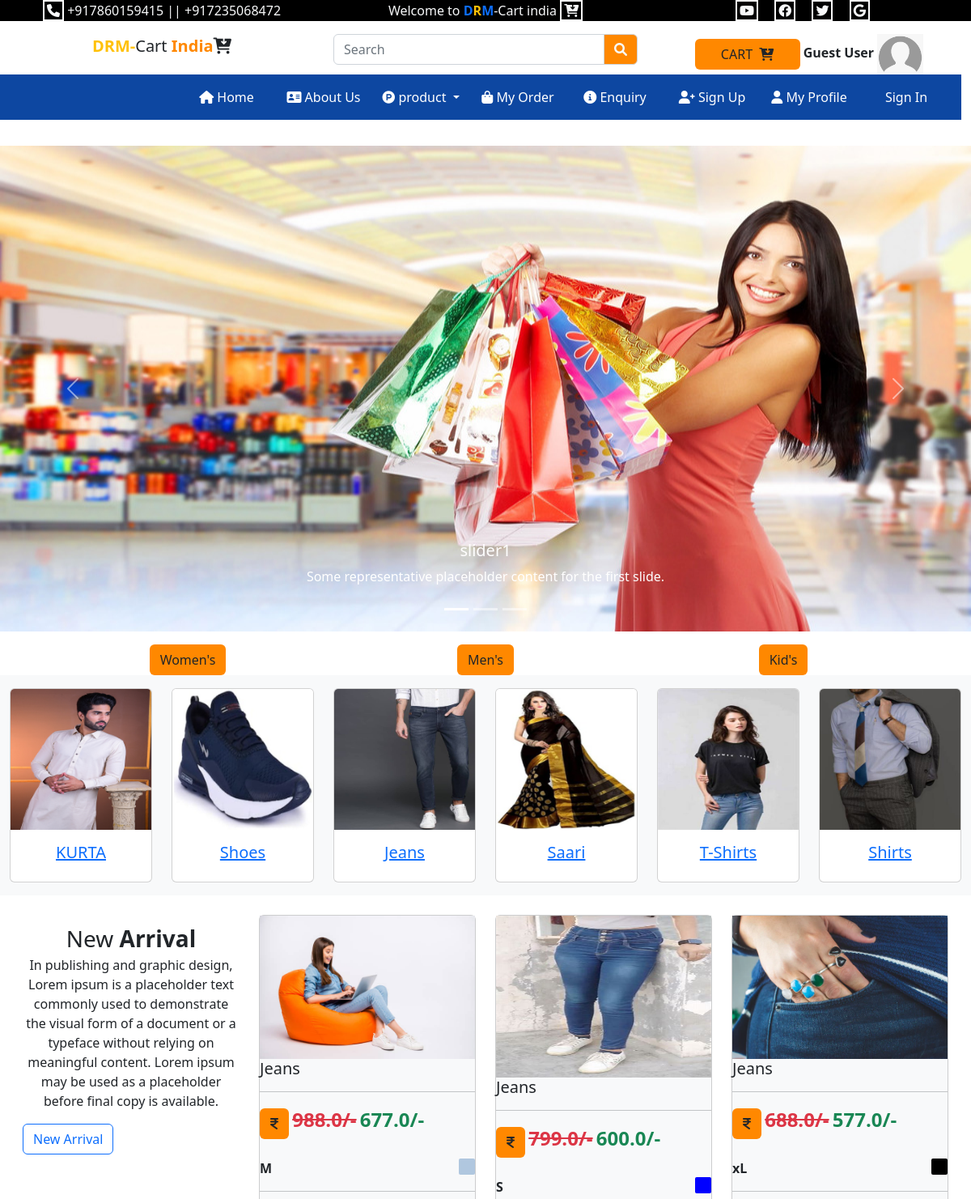
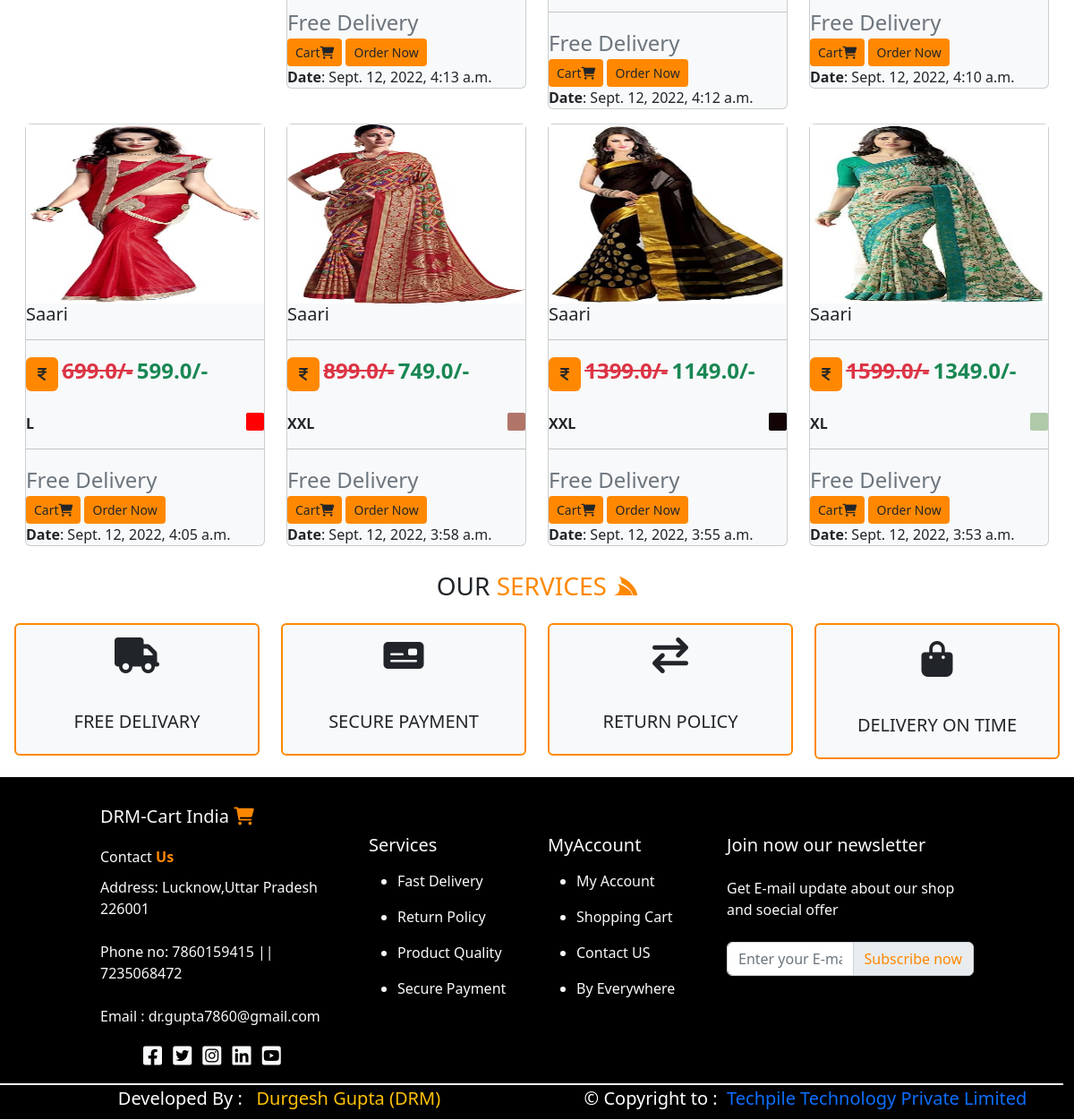
/user/index/, run on the app's committed database (2 pictures, top to bottom).
### user/models.py (models this page shows)
class category(models.Model):
    Name=models.CharField(max_length=20)
    CPic=models.ImageField(upload_to='static/category/',default="")
    def __str__(self):
        return self.Name

class myproduct(models.Model):
    pprice=models.FloatField()
    dprice=models.FloatField()
    psize=models.CharField(max_length=20)
    pcolor=models.CharField(max_length=20)
    pdes=models.TextField()
    pdel=models.CharField(max_length=50)
    ppic=models.ImageField(upload_to='static/product/',default="")
    pdate=models.DateTimeField()
    pcategory=models.ForeignKey(category,on_delete=models.CASCADE,null=True)
    mcategory=models.ForeignKey(maincate,on_delete=models.CASCADE,null=True)

### user/views.py (the view)
# urls.py: path('index/', views.index),
def index(request):
    user=request.session.get('userid')
    ct=""
    if user:
        ct=mcart.objects.all().filter(userid=user).count()
    x=category.objects.all().order_by('-id')[0:6]
    pdata=myproduct.objects.all().order_by('-id')[0:7]
    mdict={"data":x, "prodata":pdata,"cart":ct}
    return render(request, 'user/index.html',context=mdict)

### templates/user/index.html (shortened to what this page needs)
{% extends 'base.html' %}
{%  load static %}
{% block content %}
<div class="row slider ">
    <div class="col-sm-12 px-0">
        <div id="carouselExampleCaptions" class="carousel slide" data-bs-ride="false">
            <div class="carousel-indicators">
                <button type="button" data-bs-target="#carouselExampleCaptions" data-bs-slide-to="0" class="active"
                        aria-current="true" aria-label="Slide 1"></button>
                <button type="button" data-bs-target="#carouselExampleCaptions" data-bs-slide-to="1"
                        aria-label="Slide 2"></button>
                <button type="button" data-bs-target="#carouselExampleCaptions" data-bs-slide-to="2"
                        aria-label="Slide 3"></button>
            </div>
            <div class="carousel-inner">
                <div class="carousel-item active">
                    <img src="{% static 'images/sl3.jpg' %}" class="d-block slider img-fluid w-100" alt="...">
                    <div class="carousel-caption d-none d-md-block">
                        <h5> slider1</h5>
                        <p>Some representative placeholder content for the first slide.</p>
                    </div>
                </div>
            </div>
            <button class="carousel-control-prev" type="button" data-bs-target="#carouselExampleCaptions"
                    data-bs-slide="prev">
                <span class="carousel-control-prev-icon" aria-hidden="true"></span>
            </button>
            <button class="carousel-control-next" type="button" data-bs-target="#carouselExampleCaptions"
                    data-bs-slide="next">
                <span class="carousel-control-next-icon" aria-hidden="true"></span>
            </button>
        </div>
    </div>
</div>
<div class="row categary px-5 pt-3 text-center">
    <div class="col-sm-4 ">
        <a href="/user/womens/" class="btn btn1 text-center bg-wcolor">Women's</a>
    </div>
    <div class="col-sm-4 ">
        <a href="/user/mens/" class="btn btn1 text-center bg-wcolor">Men's</a>
    </div>
    <div class="col-sm-4 ">
        <a href="/user/kids/" class="btn btn1 text-center bg-wcolor">Kid's</a>
    </div>
</div>
<div class="row bg-light py-3">
    {% if data %}
    {% for x in data %}
    <div class="col-sm-2">
        <div class="card w-100">
            <img src="/{{x.CPic}}" class="card-img-top" alt="...">
            <div class="card-body">
                <a href="/user/cpdetail?cid={{x.id}}">
                    <h5 class=" card-title text-center" >{{x.Name}}</h5>
                </a>
            </div>
        </div>
    </div>
    {% endfor %}
    {% endif %}
</div>
<div class="row p-3">
    <div class="col-sm-3 py-3" style="min-height:250px;">
        <div class="text-center fs-3">New <b txt_wcolor>Arrival</b></div>
        <p class="text-center " style="text-align:justify;">
            In publishing and graphic design, Lorem ipsum is a placeholder text commonly used to demonstrate the visual
            form of a document or a typeface without relying on meaningful content. Lorem ipsum may
            be used as a placeholder before final copy is available.
        </p>
        <a href="#" class="btn btn-outline-primary text-center">New Arrival</a>
    </div>
    {% for a in prodata %}
    <div class="col-sm-3 my-2 ">
        <div class="card bg-light">
            <img src="/{{a.ppic}}" class="img-card-top" style="max-height:200px;"/>
            <div class="cord-body">
                <h5 class="card-title">{{a.pcategory}}</h5>
                <hr class="divider"/>
                <b class="btn btn bg-wcolor">
                    <i class="fa-solid fa-indian-rupee-sign"></i>
                </b>
                <b class="fs-4 text-danger"><s>{{a.pprice}}/-</s></b>
                <b class="fs-4 text-success me-2">{{a.dprice}}/-</b><br><br>
                <b class btn-sm-success txt-wcolor>{{a.psize}}</b>
                <div style="height:20px; width:20px; background:{{a.pcolor}};border-radius:2px;" class="float-end"></div>
                <hr class="divider"/>
                <span class="text-muted fs-4">Free Delivery</span><br/>
                <a href="/user/viewproduct?abc={{a.id}}" class="btn btn-sm bg-wcolor">Cart<i class="fa-solid fa-cart-shopping"></i></a>
                <a href="/user/showcart?pid={{a.id}}" class="btn btn-sm bg-wcolor">
                    Order Now
                </a>
                <span clas="text-muted"><br/><b>Date</b>: {{a.pdate}}</span><br/>
            </div>
        </div>
    </div>
    {% endfor %}
</div>
 <div class=" row Services  p-1 " >
     <h5 class="text-center fs-3 mb-4">OUR <span class="txt_wcolor">SERVICES <i class="fa-brands fa-servicestack"></i></span></h5>
        <div class="col-sm-3 " >
            <div class="card bg-light  crd">
                <p class="text-center fs-1 pt-1"><i class="fa-solid fa-truck"></i></p>
  <div class="card-body">
    <h5 class="card-title text-center">FREE DELIVARY</h5>
  </div>
</div>
        </div>
        <div class="col-sm-3 ">
            <div class="card text-center fs-1 pt-1 crd bg-light crd">
                <p><i class="fa-solid fa-money-check"></i></p>
  <div class="card-body">
    <h5 class="card-title">SECURE PAYMENT</h5>
  </div>
</div>
        </div>
        <div class="col-sm-3 ">
            <div class="card bg-light crd">
                <p class="text-center fs-1 pt-1"><i class="fa-solid fa-arrow-right-arrow-left"></i></p>
  <div class="card-body">
    <h5 class="card-title text-center">RETURN POLICY</h5>
  </div>
</div>
        </div>
        <div class="col-sm-3 ">
            <div class="card bg-light pt-1 crd">
            <p class="text-center fs-1 pt-1"><i class="fa-solid fa-bag-shopping"></i></p>
  <div class="card-body">
    <h5 class="card-title text-center"> DELIVERY ON TIME</h5>
  </div>
</div>
        </div>
    </div>
{% endblock %}

### templates/base.html (shortened to what this page needs)
<!DOCTYPE html>
{% load static %}
<html lang="en">
<head>
    <link href="{% static 'css/bootstrap.css' %}" rel="stylesheet"/>
    <link href="{% static 'css/all.css' %}" rel="stylesheet"/>
</head>
<body >
<div class="container-fluid">
    <div class="row bg-bcolor  text-center">
        <div class="col-sm-4 text-light text-center h">
            <i class="fa-solid fa-phone feb "></i>
            +917860159415 || +917235068472
        </div>
        <div class="col-sm-4 text-light text-center" h>
            Welcome to <b class="text-primary">D</b><b class="text-warning">R</b><b class="text-primary">M</b>-Cart india
            <i class="fa-solid fa-cart-arrow-down feb"></i>
        </div>
        <div class="col-sm-4 text-light text-center h">
            <i class="fa-brands fa-youtube feb me-3"></i>
            <i class="fa-brands fa-facebook feb me-3"></i>
            <i class="fa-brands fa-twitter feb me-3"></i>
            <i class="fa-brands fa-google feb me-3"></i>
        </div>
    </div>
<div class="row header py-3 text-center ">
    <div class="col-sm-4 pb-3 fs-5"> <b class="text-warning">DRM-</b>Cart <b class="txt_wcolor " >India</b><i class="fa-solid fa-cart-arrow-down"></i></div>
    <div class="col-sm-4">
        <div class="input-group">
            <input type="text" class="form-control" placeholder="Search">
            <i class="input-group-text bg-wcolor text-light">
                <i class="fa-solid fa-magnifying-glass"></i>
            </i>
            </div>
    </div>
    <div class="col-sm-4 " >
        <a href="/user/showcart/" class="btn btn bg-wcolor " style="width:130px; "> CART <i class="fa-solid fa-cart-arrow-down ms-1"></i>
        </a>
      {% if request.session.userid %}
        <b>{{request.session.userid}}</b>
        <b class="badge bg-dark"></b>
         <img src="/{{request.session.userpic}}" style="max-height:50px; class=img-thumbnail"/>
        {% else %}
        <b>Guest User</b>
        <img src="{% static 'profile/default img.png' %}" style="max-height:50px; class=img-thumbnail"/>
        {% endif %}
    </div>
    <div class ="row menu bg-menu "style="min-height:45px;">
        <div class="col-sm-2"></div>
        <div class="col-sm-8 ">
<nav class="navbar navbar-expand-lg "id="menu">
  <div class="container-fluid">
    <div class="collapse navbar-collapse" id="navbarSupportedContent">
      <ul class="navbar-nav me-auto mb-2 mb-lg-0">
        <li class="nav-item">
          <a class="nav-link active" aria-current="page" href= "/user/home/"><i class="fa-solid fa-house"></i> Home</a>
        </li>
        <li class="nav-item">
          <a class="nav-link" href="/user/about/"><i class="fa-solid fa-address-card"></i> About Us</a>
        </li>
        <li class="nav-item dropdown ">
          <a class="nav-link dropdown-toggle" href="/user/product/" role="button" data-bs-toggle="dropdown" aria-expanded="false">
           <i class="fa-brands fa-product-hunt"></i> product
          </a>
        </li>
        <li class="nav-item">
          <a class="nav-link "href="/user/myorder/"><i class="fa-solid fa-bag-shopping"></i> My Order</a>
        </li>
           <li class="nav-item">
          <a class="nav-link " href="/user/enquiry/"><i class="fa-solid fa-circle-info"></i> Enquiry</a>
        </li>
           <li class="nav-item">
          <a class="nav-link " href="/user/signup/"><i class="fa-sharp fa-solid fa-user-plus"></i> Sign Up</a>
        </li>
           <li class="nav-item">
          <a class="nav-link " href="/user/profile/"> <i class="fa-solid fa-user"></i> My Profile</a>
        </li>
           {% if request.session.userid %}
           <li class="nav-item">
          <a class="nav-link "href="/user/signout/"> <i class="fa-sharp fa-solid fa-right-to-bracket"></i> Log Out</a>
           </li>
           {% else %}
          <li class="nav-item">
             <a class="nav-link "href="/user/signin/"> Sign In</a>
        </li>
          {% endif%}
      </ul>
    </div>
  </div>
</nav>
        </div>
        <div class="col-sm-2"></div>
    </div>
</div>
    <div class="row product ">
        <div class="col-sm-12 py-3">
            {%  block content %}
            {% endblock %}
        </div>
    </div>
    <div class=" row ufooter bg-bcolor ">
        <div class="col-sm-1"></div>
        <div class="col-sm-3   py-3 text-light text-justify">
            <h5 class="text-light py-3 txt_wcolor ">DRM-Cart India <b class="txt_wcolor"><i class="fa-solid fa-cart-shopping"></i></b></h5>
            <h6>Contact <b class="txt_wcolor">Us</b></h6>
            <p class="py-1">Address: Lucknow,Uttar Pradesh 226001</p>
            <p class="py-1">Phone no: 7860159415 || 7235068472 </p>
            <p class="py-1">Email : dr.gupta7860@gmail.com </p>
            <span class="py-2 ms-5"><i class="fa-brands fa-square-facebook me-2 fs-4"></i>
            <i class="fa-brands fa-square-twitter fs-4 me-2"></i>
            <i class="fa-brands fa-square-instagram  fs-4 me-2"></i>
            <i class="fa-brands fa-linkedin me-2  fs-4"></i>
            <i class="fa-brands fa-square-youtube me-2  fs-4"></i>
            </span>
        </div>
        <div class="col-sm-2 text-light py-5">
            <h5 class="my-3">Services</h5>
            <ul>
            <li class="my-3">Fast Delivery</li>
            <li  class="my-3">Return Policy</li>
            <li  class="my-3">Product Quality</li>
            <li  class="my-3">Secure Payment</li>
            </ul>
        </div>
        <div class="col-sm-2  text-light py-5">
             <h5 class="my-3">MyAccount</h5>
            <ul>
            <li class="my-3">My Account</li>
            <li  class="my-3">Shopping Cart</li>
            <li  class="my-3">Contact US</li>
            <li  class="my-3">By Everywhere</li>
                </ul>
        </div>
        <div class="col-sm-3  mt-3">
            <h5 class="text-light mt-5">Join now our newsletter</h5>
            <p class="my-4 text-light">Get E-mail update about our shop and soecial offer</p>
              <div class="input-group mb-3">
<div class="input-group mb-3">
  <input type="text" class="form-control" placeholder="Enter your E-mail" aria-label="Recipient's username" aria-describedby="basic-addon2">
  <span class="input-group-text txt_wcolor" id="basic-addon2">Subscribe now</span>
</div>
            </div>
    </div>
    <div class="row bfooter bg-bcolor " style="border-top:2px solid white;">
    <div div class="col-sm-6 ps-5 "> Developed By : &nbsp; <a href="#" class="text-warning">Durgesh Gupta (DRM)</a></div>
    <div div class="col-sm-6 ps-5">
      &copy; Copyright to : &nbsp<a href ="htttp://www.techpile.in" class="wcolor ">Techpile Technology Private Limited</a>
    </div>
</div>
    </div>
</div>
</body>
</html>

### data on the page
category: CPic (picture), Name "KURTA"
category: CPic (picture), Name "Shoes"
category: CPic (picture), Name "Jeans"
category: CPic (picture), Name "Saari"
category: CPic (picture), Name "T-Shirts"
category: CPic (picture), Name "Shirts"
myproduct: ppic (picture), pcategory "Jeans", pprice "988.0", dprice "677.0", psize "M", pdate "Sept. 12, 2022, 4:13 a.m."
myproduct: ppic (picture), pcategory "Jeans", pprice "799.0", dprice "600.0", psize "S", pdate "Sept. 12, 2022, 4:12 a.m."
myproduct: ppic (picture), pcategory "Jeans", pprice "688.0", dprice "577.0", psize "xL", pdate "Sept. 12, 2022, 4:10 a.m."
myproduct: ppic (picture), pcategory "Saari", pprice "699.0", dprice "599.0", psize "L", pdate "Sept. 12, 2022, 4:05 a.m."
myproduct: ppic (picture), pcategory "Saari", pprice "899.0", dprice "749.0", psize "XXL", pdate "Sept. 12, 2022, 3:58 a.m."
myproduct: ppic (picture), pcategory "Saari", pprice "1399.0", dprice "1149.0", psize "XXL", pdate "Sept. 12, 2022, 3:55 a.m."
myproduct: ppic (picture), pcategory "Saari", pprice "1599.0", dprice "1349.0", psize "XL", pdate "Sept. 12, 2022, 3:53 a.m."
